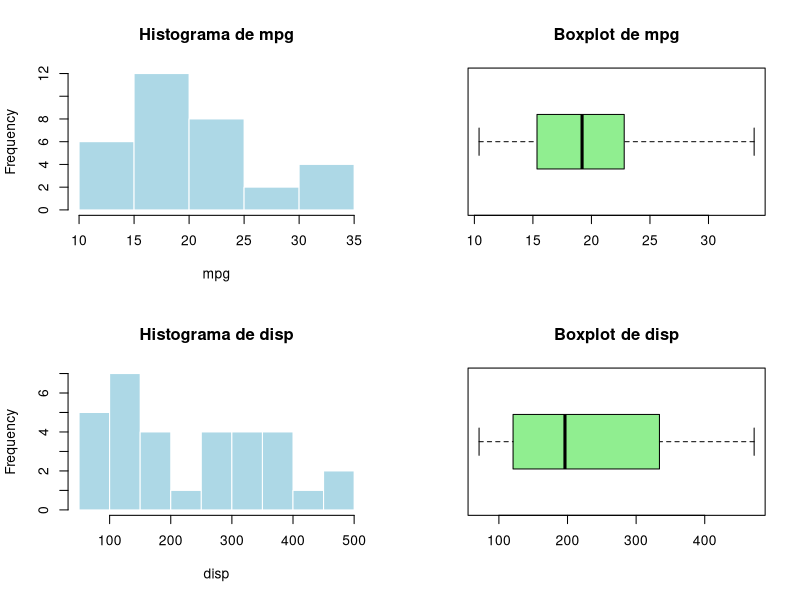
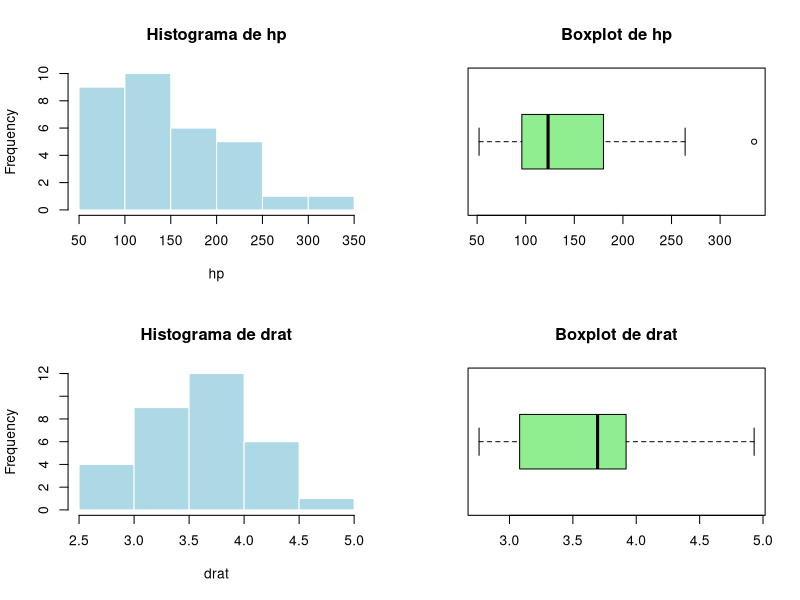
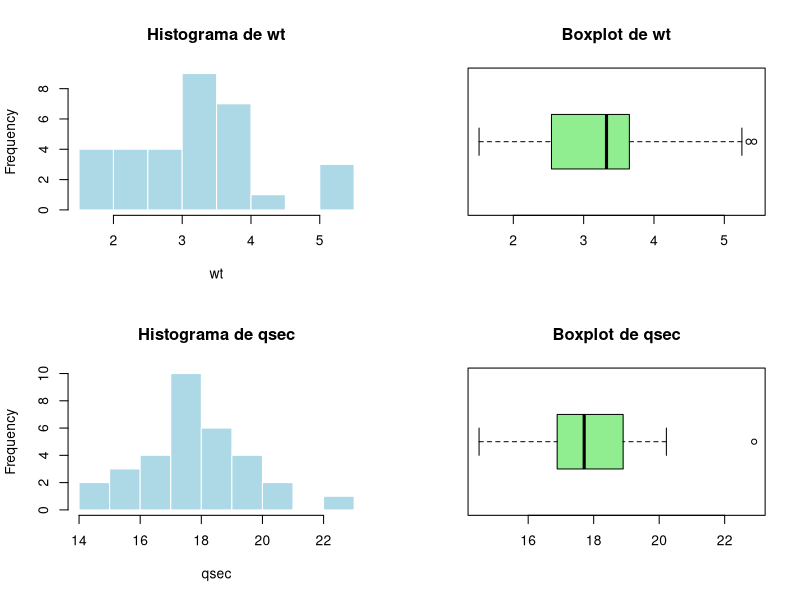
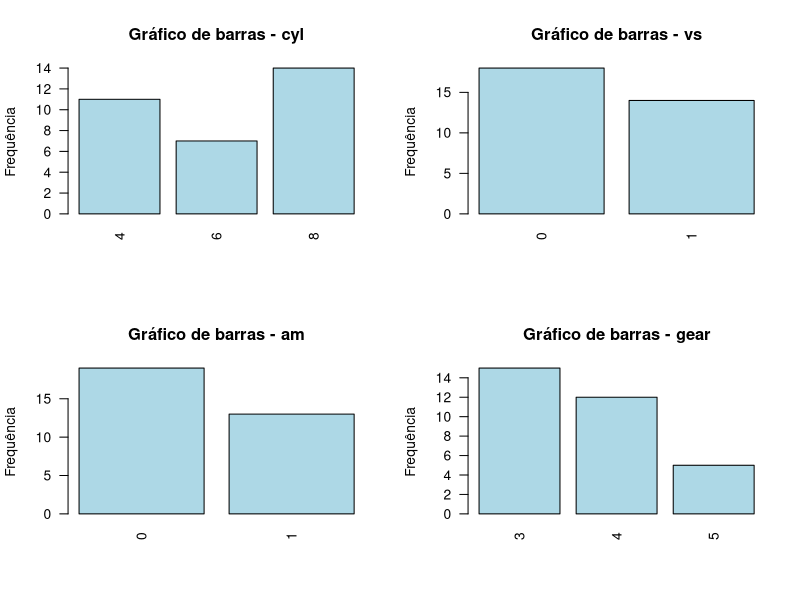
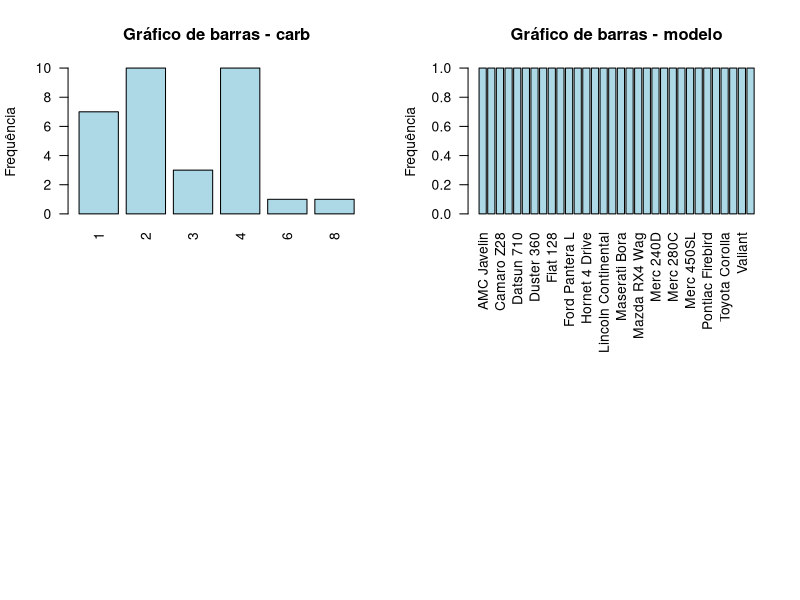

These charts were generated, in order, by the following R code:
## ---------------------------------------------------------
## EXERCÍCIO 2 - Conjunto de dados "mtcars" (nativo do R)
## ---------------------------------------------------------

## 1. Carregar o conjunto de dados "mtcars" ----

data(mtcars)

## Copiar para um objeto e trazer o nome dos carros como coluna
mt <- mtcars
mt$modelo <- rownames(mtcars)
rownames(mt) <- NULL

## Visualização inicial
dim(mt)      # número de linhas e colunas
names(mt)    # nomes das variáveis
str(mt)      # estrutura das variáveis
summary(mt)  # resumo geral

## ---------------------------------------------------------
## 3. Classificar cada variável de acordo com o tipo
##    (numérica contínua / discreta / categórica)
## ---------------------------------------------------------

## Transformar variáveis tipicamente categóricas em factor
mt$cyl  <- factor(mt$cyl)
mt$vs   <- factor(mt$vs)
mt$am   <- factor(mt$am)
mt$gear <- factor(mt$gear)
mt$carb <- factor(mt$carb)

## Classe básica de cada coluna
classes <- sapply(mt, class)
classes

## Exemplo de tabela de tipos
## (Ajuste manualmente se o professor pedir uma classificação mais específica)
tipos <- data.frame(
  variavel = names(mt),
  classe_R = as.character(classes)
)

tipos

## ---------------------------------------------------------
## 4. Análise descritiva univariada
## ---------------------------------------------------------

## Separar variáveis numéricas e categóricas
vars_numericas   <- sapply(mt, is.numeric)
vars_categoricas <- !vars_numericas

mt_num <- mt[, vars_numericas, drop = FALSE]
mt_cat <- mt[, vars_categoricas, drop = FALSE]

## --- 4.1. Variáveis numéricas: estatísticas e gráficos ----

## Estatísticas descritivas básicas
summary(mt_num)

## Função auxiliar para medidas adicionais
medidas_num <- function(x) {
  c(
    media   = mean(x, na.rm = TRUE),
    mediana = median(x, na.rm = TRUE),
    desvio  = sd(x, na.rm = TRUE),
    min     = min(x, na.rm = TRUE),
    q1      = quantile(x, 0.25, na.rm = TRUE),
    q3      = quantile(x, 0.75, na.rm = TRUE),
    max     = max(x, na.rm = TRUE)
  )
}

aplicar_medidas <- sapply(mt_num, medidas_num)

## Tabela com linhas = variáveis
print(t(aplicar_medidas))

## Histograma e boxplot para cada variável numérica
par(mfrow = c(2, 2))

for (nome in names(mt_num)) {
  x <- mt_num[[nome]]
  hist(
    x,
    main = paste("Histograma de", nome),
    xlab = nome,
    col = "lightblue",
    border = "white"
  )
  boxplot(
    x,
    main = paste("Boxplot de", nome),
    horizontal = TRUE,
    col = "lightgreen"
  )
}

par(mfrow = c(1, 1))

## --- 4.2. Variáveis categóricas: tabelas e gráficos ----

## Função para imprimir tabela e proporções
tabelas_cat <- function(x) {
  tab  <- table(x, useNA = "ifany")
  prop <- prop.table(tab)
  list(
    frequencias = tab,
    proporcoes  = round(prop, 3)
  )
}

## Exibir tabelas para cada variável categórica
lista_tabelas <- lapply(mt_cat, tabelas_cat)
names(lista_tabelas) <- names(mt_cat)

## Exemplo: ver tabela da variável cyl
print(lista_tabelas$cyl)

## Gráfico de barras para cada variável categórica
par(mfrow = c(2, 2))

for (nome in names(mt_cat)) {
  x <- mt_cat[[nome]]
  tab <- table(x, useNA = "ifany")
  barplot(
    tab,
    main = paste("Gráfico de barras -", nome),
    ylab = "Frequência",
    col  = "lightblue",
    las  = 2
  )
}

par(mfrow = c(1, 1))

## ---------------------------------------------------------
## FIM DO SCRIPT
## - "tipos" -> ajuda na classificação das variáveis
## - "summary(mt_num)" e "aplicar_medidas" -> estatísticas
## - gráficos gerados -> parte de gráficos do enunciado
## - "lista_tabelas" -> tabelas de frequências/proporções
## ---------------------------------------------------------
